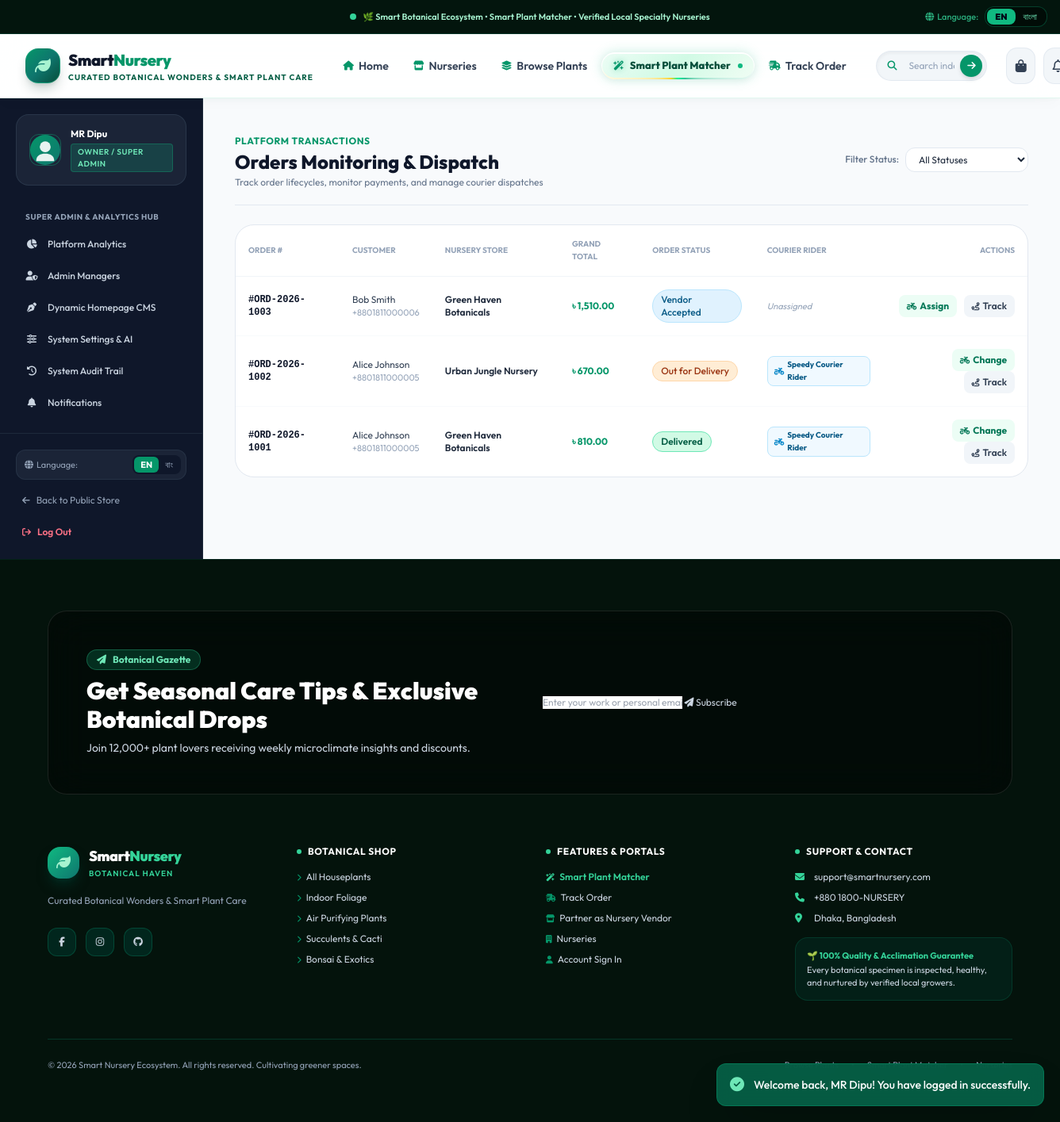
The app's page /admin/orders.php (signed in) with its own data.
### tables this page shows
CREATE TABLE `users` (
  `id` INT AUTO_INCREMENT PRIMARY KEY,
  `role_id` INT NOT NULL,
  `name` VARCHAR(100) NOT NULL,
  `email` VARCHAR(150) NOT NULL UNIQUE,
  `password_hash` VARCHAR(255) NOT NULL,
  `phone` VARCHAR(30) NULL,
  `avatar` VARCHAR(255) NULL,
  `status` ENUM('active', 'pending', 'suspended') NOT NULL DEFAULT 'active',
  `created_at` TIMESTAMP DEFAULT CURRENT_TIMESTAMP,
  `updated_at` TIMESTAMP DEFAULT CURRENT_TIMESTAMP ON UPDATE CURRENT_TIMESTAMP,
  FOREIGN KEY (`role_id`) REFERENCES `roles`(`id`) ON DELETE RESTRICT
);

CREATE TABLE `roles` (
  `id` INT AUTO_INCREMENT PRIMARY KEY,
  `name` VARCHAR(50) NOT NULL UNIQUE,
  `display_name` VARCHAR(100) NOT NULL,
  `description` VARCHAR(255) NULL,
  `created_at` TIMESTAMP DEFAULT CURRENT_TIMESTAMP
);

CREATE TABLE `orders` (
  `id` INT AUTO_INCREMENT PRIMARY KEY,
  `order_number` VARCHAR(30) NOT NULL UNIQUE,
  `customer_id` INT NOT NULL,
  `vendor_id` INT NOT NULL,
  `total_amount` DECIMAL(10,2) NOT NULL,
  `discount_amount` DECIMAL(10,2) NOT NULL DEFAULT 0.00,
  `shipping_fee` DECIMAL(10,2) NOT NULL DEFAULT 60.00,
  `grand_total` DECIMAL(10,2) NOT NULL,
  `order_status` ENUM(
    'Pending',
    'Vendor Accepted',
    'Vendor Rejected',
    'Cancelled',
    'Preparing',
    'Ready for Pickup',
    'Assigned to Delivery',
    'Picked Up',
    'Out for Delivery',
    'Delivered'
  ) NOT NULL DEFAULT 'Pending',
  `shipping_name` VARCHAR(100) NOT NULL,
  `shipping_phone` VARCHAR(30) NOT NULL,
  `shipping_address` VARCHAR(255) NOT NULL,
  `shipping_city` VARCHAR(100) NOT NULL DEFAULT 'Dhaka',
  `notes` TEXT NULL,
  `cancelled_reason` VARCHAR(255) NULL,
  `created_at` TIMESTAMP DEFAULT CURRENT_TIMESTAMP,
  `updated_at` TIMESTAMP DEFAULT CURRENT_TIMESTAMP ON UPDATE CURRENT_TIMESTAMP,
  FOREIGN KEY (`customer_id`) REFERENCES `users`(`id`) ON DELETE RESTRICT,
  FOREIGN KEY (`vendor_id`) REFERENCES `vendor_profiles`(`id`) ON DELETE RESTRICT
);

CREATE TABLE `vendor_profiles` (
  `id` INT AUTO_INCREMENT PRIMARY KEY,
  `user_id` INT NOT NULL UNIQUE,
  `nursery_name` VARCHAR(150) NOT NULL,
  `nursery_name_bn` VARCHAR(150) NULL,
  `description` TEXT NULL,
  `description_bn` TEXT NULL,
  `address` VARCHAR(255) NOT NULL,
  `address_bn` VARCHAR(255) NULL,
  `city` VARCHAR(100) NOT NULL DEFAULT 'Dhaka',
  `opening_hours` VARCHAR(100) NOT NULL DEFAULT 'Sat - Thu: 9:00 AM - 8:00 PM',
  `contact_phone` VARCHAR(30) NULL,
  `banner_image` VARCHAR(255) NULL,
  `logo_image` VARCHAR(255) NULL,
  `verification_status` ENUM('pending', 'verified', 'rejected', 'suspended') NOT NULL DEFAULT 'pending',
  `rating_avg` DECIMAL(3,2) NOT NULL DEFAULT 5.00,
  `rating_count` INT NOT NULL DEFAULT 0,
  `commission_rate` DECIMAL(5,2) NOT NULL DEFAULT 10.00,
  `created_at` TIMESTAMP DEFAULT CURRENT_TIMESTAMP,
  FOREIGN KEY (`user_id`) REFERENCES `users`(`id`) ON DELETE CASCADE
);

### admin/orders.php (the view, shortened to what the rows shown need)
<?php
require_once __DIR__ . '/../helpers/auth.php';
require_once __DIR__ . '/../helpers/functions.php';
require_role(['admin', 'owner']);
$db = get_db();
$where = '1=1';
$params = [];
$stmt = $db->prepare("
    SELECT o.*, u.name AS customer_name, u.phone AS customer_phone,
           vp.nursery_name,
           p.payment_method, p.payment_status,
           da.status AS delivery_status, da.delivery_staff_id,
           rider.name AS rider_name, rider.phone AS rider_phone
    FROM orders o
    JOIN users u ON o.customer_id = u.id
    JOIN vendor_profiles vp ON o.vendor_id = vp.id
    LEFT JOIN payments p ON o.id = p.order_id
    LEFT JOIN delivery_assignments da ON o.id = da.order_id
    LEFT JOIN users rider ON da.delivery_staff_id = rider.id
    WHERE {$where}
    ORDER BY o.id DESC
");
$stmt->execute($params);
$orders = $stmt->fetchAll();
require_once __DIR__ . '/../includes/header.php';
?>
<div class="flex-1 flex flex-col lg:flex-row">
    <?php require_once __DIR__ . '/../includes/sidebar.php'; ?>
    <main class="flex-1 p-6 sm:p-10 space-y-6 bg-slate-50">
        <div class="flex flex-col sm:flex-row sm:items-center justify-between gap-4 border-b border-slate-200 pb-5">
            <div>
                <h1 class="text-2xl font-extrabold text-slate-900"><?= is_bangla() ? 'সকল অর্ডার মনিটরিং ও ডিসপ্যাচ' : 'Orders Monitoring & Dispatch' ?></h1>
            </div>
        </div>
        <div class="bg-white rounded-3xl border border-slate-200 shadow-xs overflow-hidden">
            <div class="overflow-x-auto">
                <table class="w-full text-left text-xs">
                    <thead>
                        <tr class="border-b border-slate-100 text-slate-400 uppercase text-[10px] font-bold">
                            <th class="p-4"><?= is_bangla() ? 'অর্ডার #' : 'Order #' ?></th>
                            <th class="p-4"><?= is_bangla() ? 'গ্রাহক' : 'Customer' ?></th>
                            <th class="p-4"><?= is_bangla() ? 'নার্সারি দোকান' : 'Nursery Store' ?></th>
                            <th class="p-4"><?= is_bangla() ? 'মোট মূল্য' : 'Grand Total' ?></th>
                            <th class="p-4"><?= is_bangla() ? 'অর্ডার স্ট্যাটাস' : 'Order Status' ?></th>
                            <th class="p-4"><?= is_bangla() ? 'ডেলিভারি রাইডার' : 'Courier Rider' ?></th>
                            <th class="p-4 text-right"><?= is_bangla() ? 'অ্যাকশন ও ট্র্যাকিং' : 'Actions' ?></th>
                        </tr>
                    </thead>
                    <tbody class="divide-y divide-slate-50 text-slate-700">
                        <?php if (!empty($orders)): ?>
                            <?php foreach ($orders as $o): ?>
                                <tr>
                                    <td class="p-4 font-mono font-bold text-slate-900">#<?= sanitize($o['order_number']) ?></td>
                                    <td class="p-4"><?= sanitize($o['shipping_name']) ?><br><span class="text-slate-400 text-[11px]"><?= sanitize($o['shipping_phone']) ?></span></td>
                                    <td class="p-4 font-semibold text-slate-800"><?= sanitize(vendor_display_name($o['nursery_name'])) ?></td>
                                    <td class="p-4 font-bold text-emerald-600"><?= format_currency($o['grand_total']) ?></td>
                                    <td class="p-4"><?= render_order_status_badge($o['order_status']) ?></td>
                                    <td class="p-4">
                                        <?php if (!empty($o['rider_name'])): ?>
                                            <span class="inline-flex items-center px-2 py-0.5 rounded-lg text-[10px] font-bold bg-sky-50 text-sky-800 border border-sky-200">
                                                <i class="fa-solid fa-motorcycle mr-1 text-sky-600"></i><?= sanitize($o['rider_name']) ?>
                                            </span>
                                        <?php else: ?>
                                            <span class="text-slate-400 italic text-[11px]"><?= is_bangla() ? 'বরাদ্দ হয়নি' : 'Unassigned' ?></span>
                                        <?php endif; ?>
                                    </td>
                                    <td class="p-4 text-right space-x-1.5">
                                        <?php if ($o['order_status'] !== 'Cancelled'): ?>
                                            <button type="button"
                                                    onclick="openAdminAssignModal(<?= $o['id'] ?>, '<?= sanitize($o['order_number']) ?>', <?= (int)($o['delivery_staff_id'] ?? 0) ?>, '<?= sanitize($o['shipping_city']) ?>')"
                                                    class="px-2.5 py-1.5 bg-emerald-50 hover:bg-emerald-100 text-emerald-700 font-bold rounded-lg transition text-xs inline-flex items-center space-x-1">
                                                <i class="fa-solid fa-motorcycle text-[10px]"></i>
                                                <span><?= !empty($o['rider_name']) ? (is_bangla() ? 'রাইডার বদল' : 'Change') : (is_bangla() ? 'রাইডার দিন' : 'Assign') ?></span>
                                            </button>
                                        <?php endif; ?>
                                        <a href="<?= BASE_URL ?>/track-order.php?order_number=<?= urlencode($o['order_number']) ?>" target="_blank"
                                           class="px-2.5 py-1.5 bg-slate-100 hover:bg-slate-200 text-slate-700 font-semibold rounded-lg inline-flex items-center space-x-1" title="Track Timeline">
                                            <i class="fa-solid fa-route text-[10px]"></i>
                                            <span class="hidden sm:inline"><?= is_bangla() ? 'ট্র্যাকিং' : 'Track' ?></span>
                                        </a>
                                    </td>
                                </tr>
                            <?php endforeach; ?>
                        <?php else: ?>
                            <tr>
                                <td colspan="7" class="p-8 text-center text-slate-400"><?= is_bangla() ? 'কোন অর্ডার পাওয়া যায়নি।' : 'No orders match the selected filter.' ?></td>
                            </tr>
                        <?php endif; ?>
                    </tbody>
                </table>
            </div>
        </div>
    </main>
</div>
<?php require_once __DIR__ . '/../includes/footer.php'; ?>

### includes/sidebar.php (shortened to what the rows shown need)
<?php
require_once __DIR__ . '/../helpers/auth.php';
require_once __DIR__ . '/../helpers/functions.php';
$currentUser = current_user();
$role = $currentUser['role_name'] ?? 'customer';
?>
<aside class="w-full lg:w-64 bg-slate-900 text-slate-200 flex flex-col justify-between border-r border-slate-800 shrink-0">
    <div class="p-5 space-y-6">
        <div class="bg-slate-800/80 rounded-2xl p-4 border border-slate-700/60 flex items-center space-x-3">
            <div class="overflow-hidden">
                <h4 class="text-xs font-bold text-white truncate"><?= sanitize($currentUser['name'] ?? 'User') ?></h4>
                <span class="inline-flex items-center px-2 py-0.5 rounded text-[10px] font-semibold bg-emerald-500/20 text-emerald-300 border border-emerald-500/30 uppercase tracking-wider">
                    <?= __('role.' . $role, sanitize($currentUser['role_display'] ?? ucfirst($role))) ?>
                </span>
            </div>
        </div>
    </div>
</aside>

### helpers/functions.php (shortened to what the rows shown need)
<?php
require_once __DIR__ . '/auth.php';
function sanitize($data): string {
    return htmlspecialchars(trim((string)$data), ENT_QUOTES, 'UTF-8');
}
function vendor_display_name($vendor): string {
    if (is_array($vendor)) {
        if (is_bangla() && !empty($vendor['nursery_name_bn'])) {
            return $vendor['nursery_name_bn'];
        }
        $name = $vendor['nursery_name'] ?? '';
    } else {
        $name = (string)$vendor;
    }
    if (!is_bangla()) {
        return $name;
    }
    return $name;
}
function format_currency($amount): string {
    $symbol = get_setting('currency_symbol', '৳');
    $formatted = number_format((float)$amount, 2);
    return $symbol . ' ' . $formatted;
}
function get_setting(string $key, string $default = ''): string {
    if (isset($GLOBALS['_system_settings_cache'][$key])) {
        return $GLOBALS['_system_settings_cache'][$key];
    }
    return $default;
}
function render_order_status_badge(string $status): string {
    $colors = [
        'Pending'              => 'bg-amber-100 text-amber-800 border-amber-200',
        'Vendor Accepted'      => 'bg-sky-100 text-sky-800 border-sky-200',
        'Vendor Rejected'      => 'bg-rose-100 text-rose-800 border-rose-200',
        'Cancelled'            => 'bg-slate-200 text-slate-700 border-slate-300',
        'Preparing'            => 'bg-indigo-100 text-indigo-800 border-indigo-200',
        'Ready for Pickup'     => 'bg-purple-100 text-purple-800 border-purple-200',
        'Assigned to Delivery' => 'bg-blue-100 text-blue-800 border-blue-200',
        'Picked Up'            => 'bg-teal-100 text-teal-800 border-teal-200',
        'Out for Delivery'     => 'bg-orange-100 text-orange-800 border-orange-200',
        'Delivered'            => 'bg-emerald-100 text-emerald-800 border-emerald-300 font-semibold'
    ];
    $style = $colors[$status] ?? 'bg-slate-100 text-slate-800 border-slate-200';
    return '<span class="inline-flex items-center px-2.5 py-1 rounded-full text-xs font-medium border ' . $style . '">' . htmlspecialchars($status) . '</span>';
}

### records on screen
users: name "MR Dipu", role.display_name "OWNER / SUPER ADMIN"
orders: order_number "ORD-2026-1003", shipping_name "Bob Smith", shipping_phone "+8801811000006", vendor.nursery_name "Green Haven Botanicals", grand_total "৳ 1,510.00", order_status "Vendor Accepted", shows "Unassigned", shows "Assign"
orders: order_number "ORD-2026-1002", shipping_name "Alice Johnson", shipping_phone "+8801811000005", vendor.nursery_name "Urban Jungle Nursery", grand_total "৳ 670.00", order_status "Out for Delivery", users.name "Speedy Courier Rider", shows "Change"
orders: order_number "ORD-2026-1001", shipping_name "Alice Johnson", shipping_phone "+8801811000005", vendor.nursery_name "Green Haven Botanicals", grand_total "৳ 810.00", order_status "Delivered", users.name "Speedy Courier Rider", shows "Change"

### other values on screen
$flashSuccess "Welcome back, MR Dipu! You have logged in successfully."
$announcementText "🌿 Smart Botanical Ecosystem • Smart Plant Matcher • Verified Local Specialty Nurseries"
__('lang.switch_label') "Language"
$brandTitle "Smart"
$brandSubtitle "Nursery"
$brandTag "CURATED BOTANICAL WONDERS & SMART PLANT CARE"
__('nav.home') "Home"
__('nav.nurseries', 'Nurseries') "Nurseries"
__('nav.browse_plants') "Browse Plants"
__('nav.ai_matcher') "Smart Plant Matcher"
__('nav.track_order') "Track Order"
__('owner.dashboard_title') "SUPER ADMIN & ANALYTICS HUB"
__('owner.analytics') "Platform Analytics"
__('owner.admin_managers') "Admin Managers"
__('owner.cms') "Dynamic Homepage CMS"
